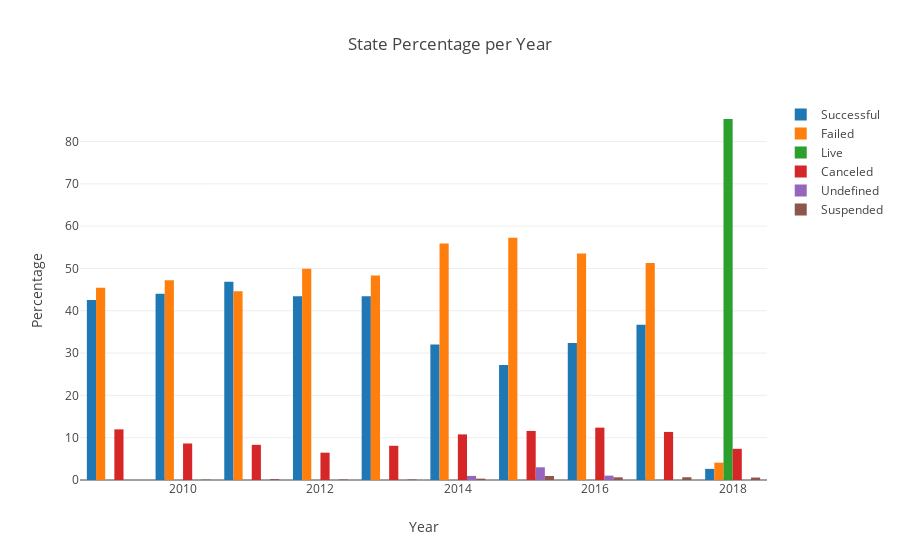

The notebook cell saved with this chart:
### Code cell
def get_yearly_stats(df):
    years = sorted(df['deadline_year'].unique())
    success = []
    failure = []
    live = []
    cancelled = []
    suspended =[]
    undefined = []
    for year in years:
        success_percent = round(((df['deadline_year']==year) & (df['state']=='successful')).sum()/(df['deadline_year']==year).sum() *100 ,2)
        fail_percent = round(((df['deadline_year']==year) & (df['state']=='failed')).sum()/(df['deadline_year']==year).sum() *100 ,2)
        cancel_percent = round(((df['deadline_year']==year) & (df['state']=='canceled')).sum()/(df['deadline_year']==year).sum() *100 ,2)
        suspend_percent = round(((df['deadline_year']==year) & (df['state']=='suspended')).sum()/(df['deadline_year']==year).sum() *100 ,2)
        live_percent = round(((df['deadline_year']==year) & (df['state']=='live')).sum()/(df['deadline_year']==year).sum() *100 ,2)
        undefined_percent = round(((df['deadline_year']==year) & (df['state']=='undefined')).sum()/(df['deadline_year']==year).sum() *100 ,2)
        
        success.append(success_percent)
        failure.append(fail_percent)
        live.append(live_percent)
        cancelled.append(cancel_percent)
        undefined.append(undefined_percent)
        suspended.append(suspend_percent)
    return years, success, failure, live, cancelled, undefined, suspended

Y, SC, F, L, C, U, SP = get_yearly_stats(df)

data = [go.Bar(x = Y,
              y = SC,
              name = 'Successful'),
       go.Bar(x = Y,
              y = F,
              name = 'Failed'),
       go.Bar(x = Y,
              y = L,
              name = 'Live'),
       go.Bar(x = Y,
              y = C,
              name = 'Canceled'),
       go.Bar(x = Y,
              y = U,
              name = 'Undefined'),
       go.Bar(x = Y,
              y = SP,
              name = 'Suspended')]

layout = go.Layout(title = 'State Percentage per Year',
                  xaxis = dict(title = 'Year'),
                  yaxis = dict(title = 'Percentage'))

fig = go.Figure(data=data, layout=layout)
iplot(fig)

### Figure 1 — Plotly figure (JSON) as saved in the notebook; plotly's stock layout.template omitted (floating-point values rounded to 4 significant figures)
{"data": [{"name": "Successful", "type": "bar", "uid": "bbac2eb0-a1ce-11e8-bc9e-e4a471eaec8b", "x": [2009, 2010, 2011, 2012, 2013, 2014, 2015, 2016, 2017, 2018], "y": [42.57, 44.05, 46.87, 43.46, 43.46, 32.01, 27.19, 32.41, 36.68, 2.63]}, {"name": "Failed", "type": "bar", "uid": "bbac2eb1-a1ce-11e8-88c9-e4a471eaec8b", "x": [2009, 2010, 2011, 2012, 2013, 2014, 2015, 2016, 2017, 2018], "y": [45.45, 47.23, 44.61, 49.95, 48.32, 55.92, 57.26, 53.55, 51.3, 4.1]}, {"name": "Live", "type": "bar", "uid": "bbac2eb2-a1ce-11e8-92ec-e4a471eaec8b", "x": [2009, 2010, 2011, 2012, 2013, 2014, 2015, 2016, 2017, 2018], "y": [0, 0, 0, 0, 0, 0, 0, 0, 0.01, 85.33]}, {"name": "Canceled", "type": "bar", "uid": "bbac2eb3-a1ce-11e8-8a16-e4a471eaec8b", "x": [2009, 2010, 2011, 2012, 2013, 2014, 2015, 2016, 2017, 2018], "y": [11.97, 8.63, 8.31, 6.46, 8.09, 10.78, 11.6, 12.38, 11.36, 7.37]}, {"name": "Undefined", "type": "bar", "uid": "bbac2eb4-a1ce-11e8-8d34-e4a471eaec8b", "x": [2009, 2010, 2011, 2012, 2013, 2014, 2015, 2016, 2017, 2018], "y": [0, 0, 0, 0, 0, 0.97, 3, 1.03, 0, 0]}, {"name": "Suspended", "type": "bar", "uid": "bbac2eb5-a1ce-11e8-8b98-e4a471eaec8b", "x": [2009, 2010, 2011, 2012, 2013, 2014, 2015, 2016, 2017, 2018], "y": [0, 0.09, 0.21, 0.12, 0.13, 0.32, 0.95, 0.63, 0.65, 0.58]}], "layout": {"title": "State Percentage per Year", "xaxis": {"title": "Year"}, "yaxis": {"title": "Percentage"}}}
